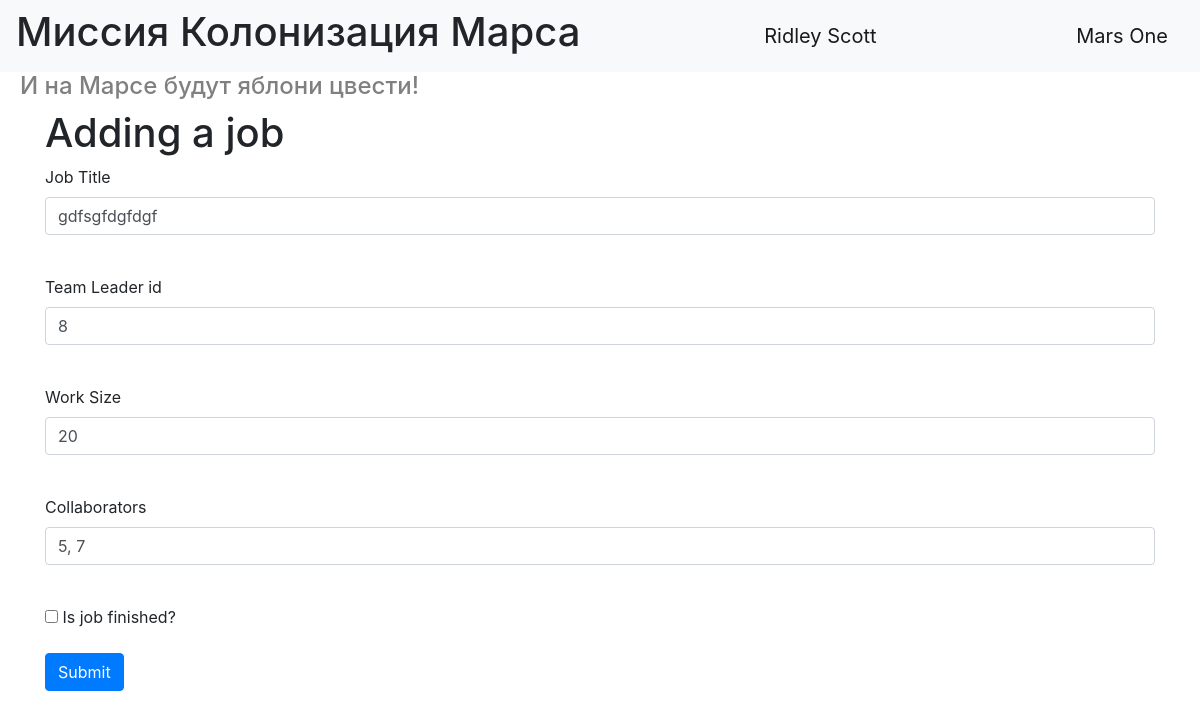
The page /jobs/7 (signed in) on the database as committed earlier.
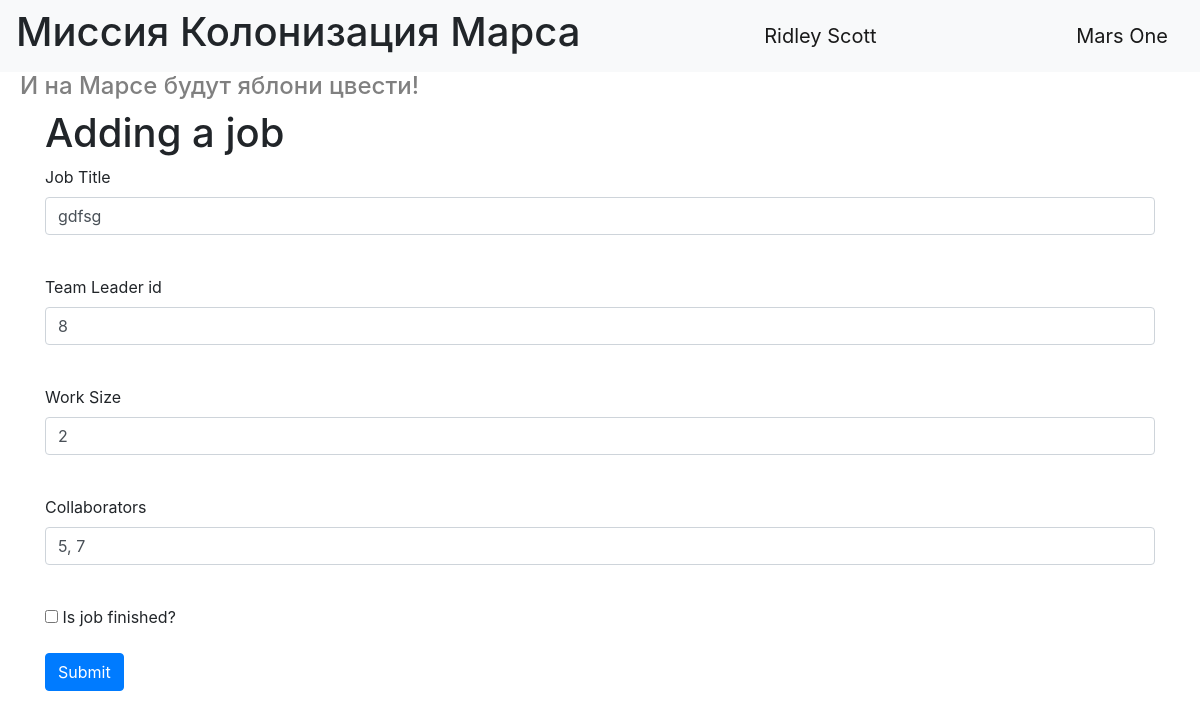
The same page on the database as committed later.
### data/jobs.py (models this page shows, shortened)
class Jobs(SqlAlchemyBase):
    __tablename__ = 'jobs'
    id = sqlalchemy.Column(sqlalchemy.Integer, primary_key=True, autoincrement=True)
    job = sqlalchemy.Column(sqlalchemy.String, nullable=True)
    work_size = sqlalchemy.Column(sqlalchemy.String, nullable=True, default=0)
    collaborators = sqlalchemy.Column(sqlalchemy.String, nullable=True)
    start_date = sqlalchemy.Column(sqlalchemy.DateTime, default=datetime.datetime.now)
    end_date = sqlalchemy.Column(sqlalchemy.DateTime, default=datetime.datetime.now)
    is_finished = sqlalchemy.Column(sqlalchemy.Boolean, default=True)
    team_leader = sqlalchemy.Column(sqlalchemy.Integer, sqlalchemy.ForeignKey("users.id"))
    user = orm.relationship('User', back_populates="jobs")

### index.py (the view, shortened to what this page needs)
@app.route('/jobs/<int:id>', methods=['GET', 'POST'])
@login_required
def edit_jobs(id):
    form = JobsForm()
    if request.method == "GET":
        db_sess = db_session.create_session()
        job = db_sess.query(Jobs).filter(Jobs.id == id).first()
        if job:
            if current_user.id == 1 or job.team_leader == current_user.id:
                form.title.data = job.job
                form.teamleader_id.data = job.team_leader
                form.work_size.data = job.work_size
                form.collaborators.data = job.collaborators
                form.is_finished.data = job.is_finished
            else:
                abort(403)
        else:
            abort(404)
    return render_template('jobs.html',
                           title='Editing a work',
                           form=form)

### form/jobs.py
class JobsForm(FlaskForm):
    title = StringField('Job Title', validators=[DataRequired()])
    teamleader_id = StringField('Team Leader id', validators=[DataRequired()])
    work_size = StringField('Work Size', validators=[DataRequired()])
    collaborators = StringField('Collaborators', validators=[DataRequired()])
    is_finished = BooleanField("Is job finished?")
    submit = SubmitField('Submit')

### data/db_session.py (called while the page is built)
def create_session() -> Session:
    global __factory
    return __factory()

### index.py (called while the page is built)
@login_manager.user_loader
def load_user(user_id):
    db_sess = db_session.create_session()
    return db_sess.query(User).get(user_id)

### templates/jobs.html (shortened to what this page needs)
{% extends "base.html" %}
{% block content %}
<h1>Adding a job</h1>
<form action="" method="post">
    <p>
        {{ form.title.label }}<br>
        {{ form.title(class="form-control") }}<br>
    </p>
    <p>
        {{ form.teamleader_id.label }}<br>
        {{ form.teamleader_id(class="form-control") }}<br>
    </p>
    <p>
        {{ form.work_size.label }}<br>
        {{ form.work_size(class="form-control") }}<br>
    </p>
    <p>
        {{ form.collaborators.label }}<br>
        {{ form.collaborators(class="form-control") }}<br>
    </p>
    <p>{{ form.is_finished() }} {{ form.is_finished.label }}</p>
    <p>{{ form.submit(type="submit", class="btn btn-primary") }}</p>
</form>
{% endblock %}

Rows that differ between the two databases and show on the page:
changed Jobs: work_size "20" → "2"
Other text that changed with them:
form field title: "gdfsgfdgfdgf" → "gdfsg"
